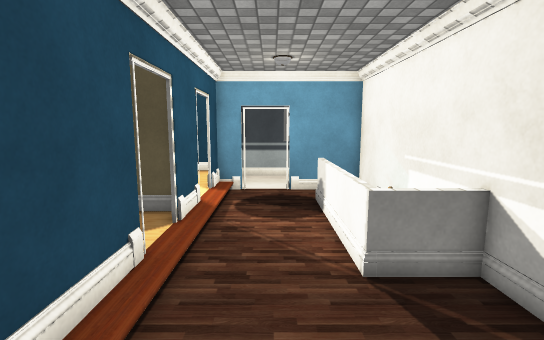
[1] (above)

16 first-person views from a walk through a scene from a Unity 3-D project. The camera is 1.5 m above the floor, tilts 8° down and sees 85° across. Doors are open. The floor is counted in squares, 0.51 m on a side. Each view is taken from the middle of a square. On the plan, view 1 faces up. The plan holds only what a view shows up to about 20 squares ahead; the rest is blank. The place goes on beyond the plan. The player is left out. Some animated figures are left out. Some surface patterns are stand-ins.

[2]
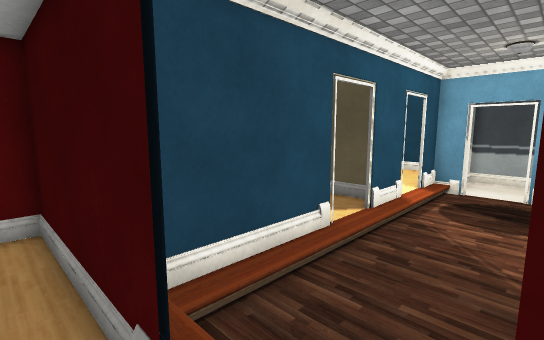

[3]
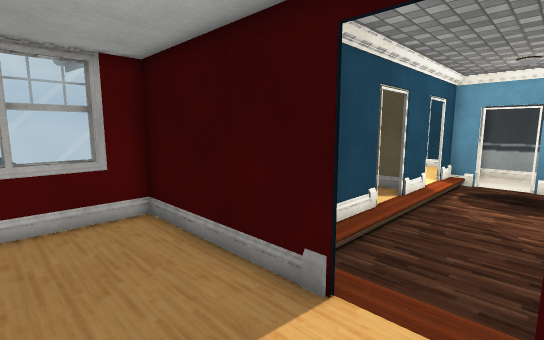

[4]
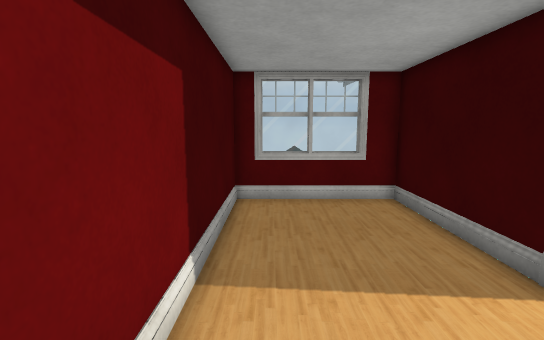

[5]
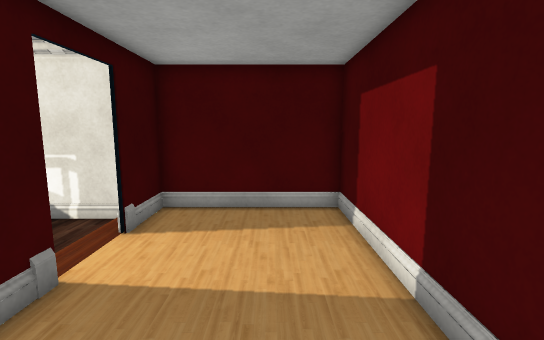

[6]
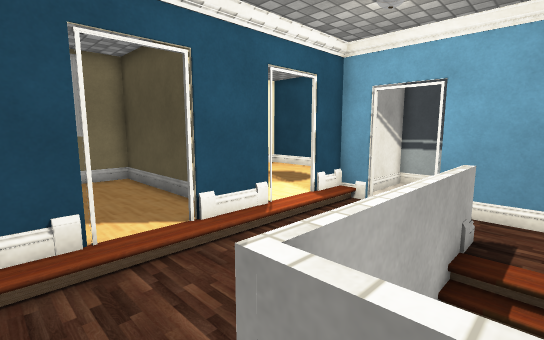

[7]
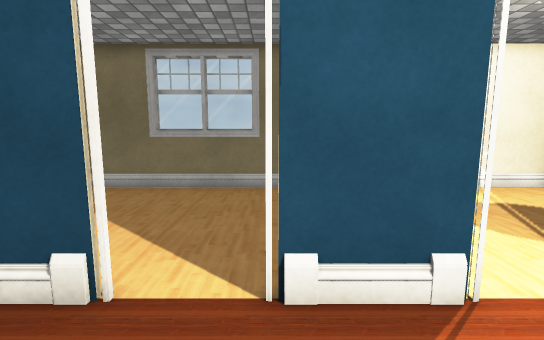

[8]
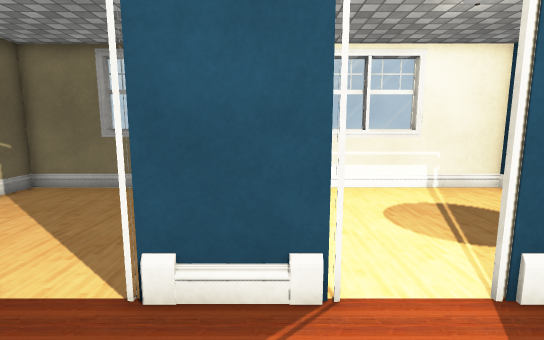

[9]
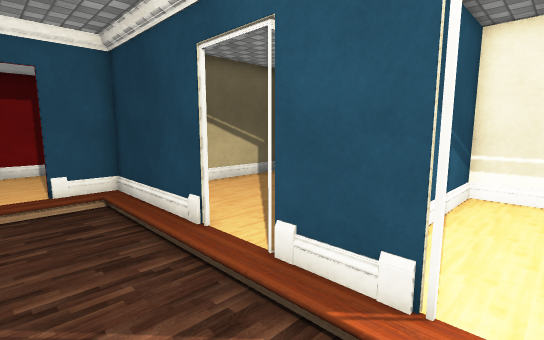

[10]
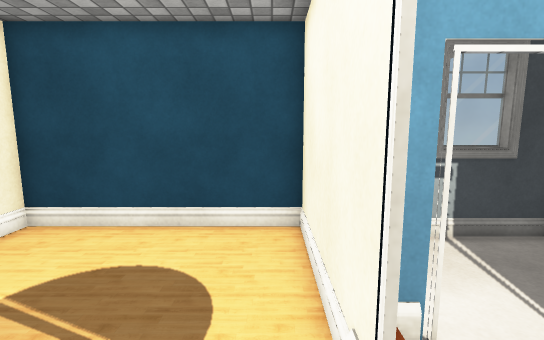

[11]
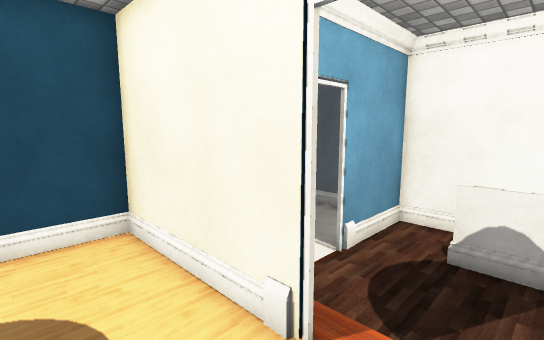

[12]
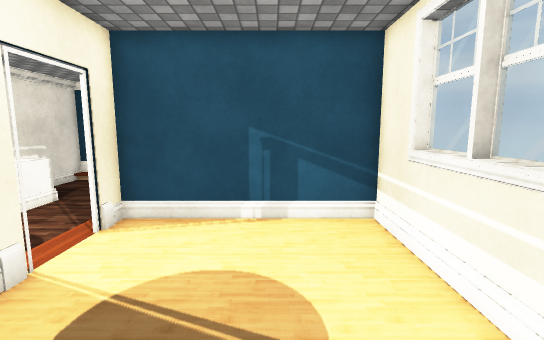

[13]
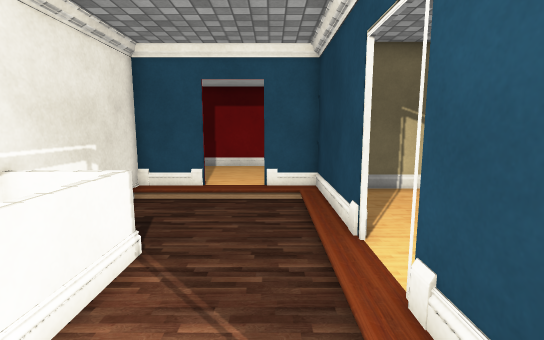

[14]
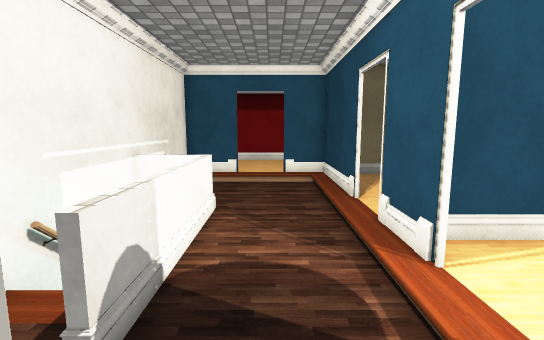

[15]
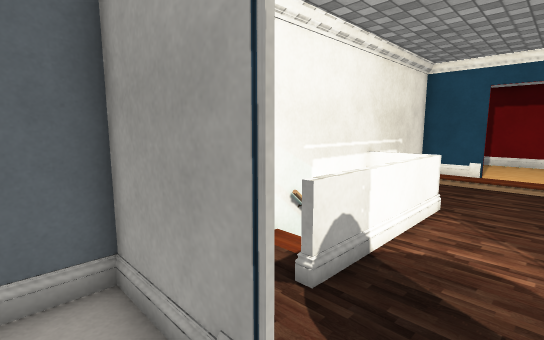

[16]
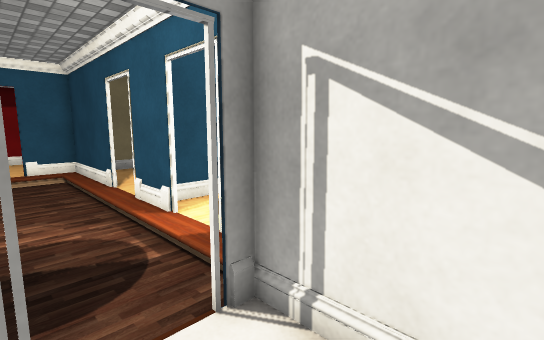

### Floor plan
Key: @ floor where view 1 was taken; # wall or solid block; . main floor; - floor 0.25 m lower than the main floor; / step, stairs or slope; D open door; = window, fence, low wall or low ledge; O other object.
Columns run from 12 left of view 1 to 5 right of it. Each row starts with its distance up from view 1.
 21  OOOOOOOO#   #==
 20 ##.......##  -   #
 19 ##.......##      #
 18 ##.......##-     #
 17 ##.......## -    #
 16 #=.......##DDD####
 15 ##.......#/      #
 14 #=.......D/DDD=  #
 13 ##.......D/- -=--#
 12 ##.......D/   =//#
 11  #########/  -=//#
 10  #########/   =  #
  9 ##.......D/  -#
  8 ##.......D/   #
  7 #=.......D/   #
  6 ##.......#/   #==#
  5 #=.......#/     -#
  4 ##.......#/      #
  3 ##.......#/      #
  2 ##...... #/      #
  1 ##########///////#
  0     ###DDD##@.####
 -1               .  #
 -2    ==            #
 -3    =             #
 -4    =D .       .  #
 -5    #=           .#
 -6          .....   #
 -7         ##OOOOOOO

Where each view was taken, in squares from view 1:
view 1: 0 up, 0 right, facing up
view 2: 1 down, 2 right, facing up-left
view 3: 4 down, 2 right, facing up-left
view 4: 5 down, 4 right, facing left
view 5: 4 down, 6 left, facing right
view 6: 5 up, 4 right, facing up-left
view 7: 9 up, 1 right, facing left
view 8: 11 up, 1 right, facing left
view 9: 13 up, 1 right, facing down-left
view 10: 12 up, 4 left, facing up
view 11: 12 up, 6 left, facing up-right
view 12: 20 up, 8 left, facing down
view 13: 13 up, 1 left, facing down
view 14: 17 up, 0 right, facing down
view 15: 18 up, 1 left, facing down-right
view 16: 20 up, 1 right, facing down-left
